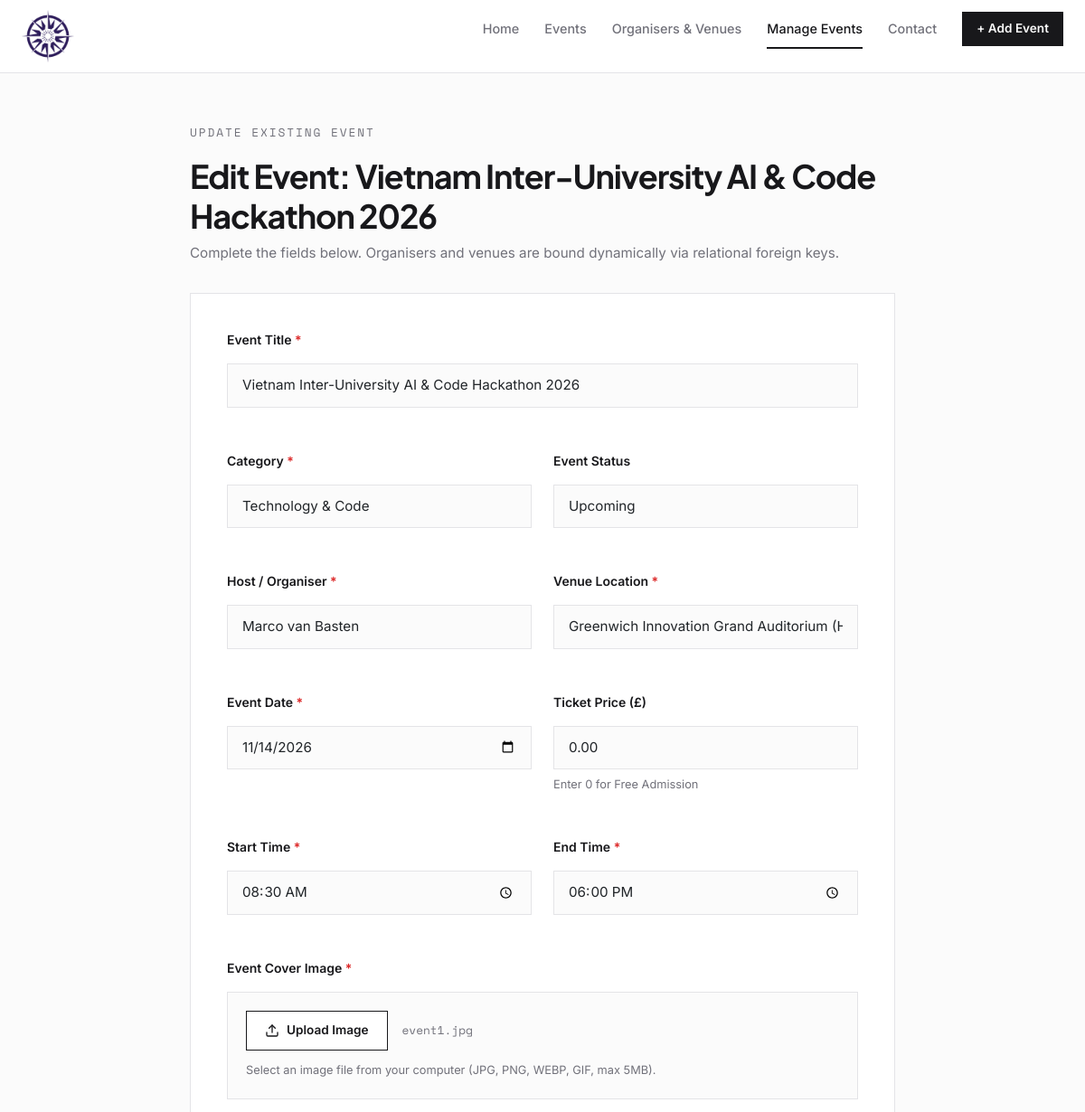
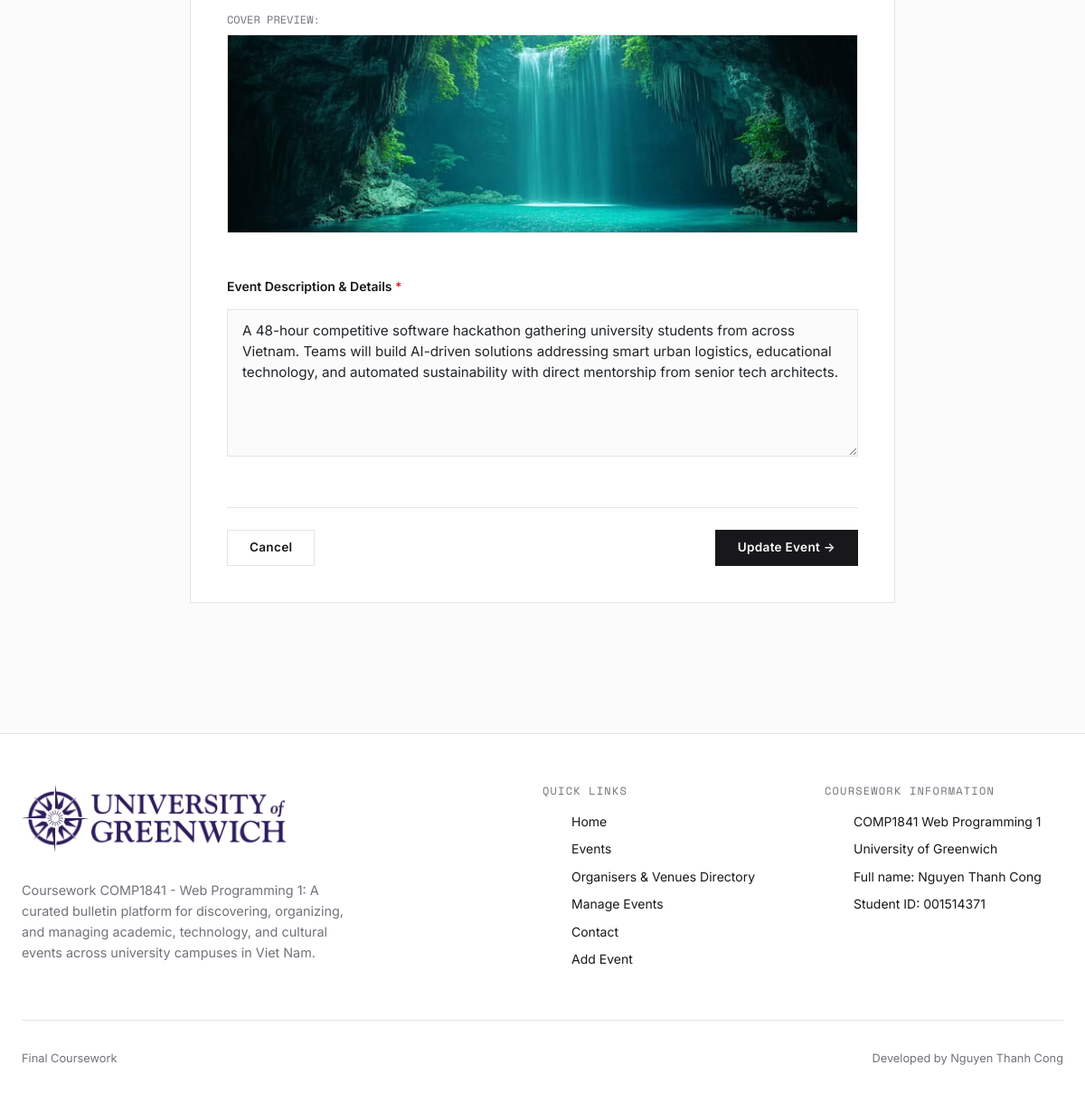
The page /editevent.php?id=1 on the database its author committed (2 pictures, top to bottom).
### tables this page shows
CREATE TABLE `events` (
  `id` INT AUTO_INCREMENT PRIMARY KEY,
  `title` VARCHAR(255) NOT NULL,
  `description` TEXT NOT NULL,
  `event_date` DATE NOT NULL,
  `start_time` TIME NOT NULL,
  `end_time` TIME NOT NULL,
  `venue_id` INT NOT NULL,
  `organiser_id` INT NOT NULL,
  `category` VARCHAR(100) NOT NULL,
  `image_url` VARCHAR(500) NOT NULL,
  `ticket_price` DECIMAL(10,2) NOT NULL DEFAULT 0.00,
  `status` VARCHAR(50) NOT NULL DEFAULT 'Upcoming',
  `created_at` DATETIME DEFAULT CURRENT_TIMESTAMP,
  `updated_at` DATETIME DEFAULT CURRENT_TIMESTAMP ON UPDATE CURRENT_TIMESTAMP,
  CONSTRAINT `fk_events_venue` FOREIGN KEY (`venue_id`) REFERENCES `venues` (`id`) ON DELETE RESTRICT ON UPDATE CASCADE,
  CONSTRAINT `fk_events_organiser` FOREIGN KEY (`organiser_id`) REFERENCES `organisers` (`id`) ON DELETE RESTRICT ON UPDATE CASCADE
);

CREATE TABLE `organisers` (
  `id` INT AUTO_INCREMENT PRIMARY KEY,
  `full_name` VARCHAR(150) NOT NULL,
  `email` VARCHAR(150) NOT NULL,
  `phone` VARCHAR(50) DEFAULT NULL,
  `website` VARCHAR(255) DEFAULT NULL,
  `bio` TEXT DEFAULT NULL,
  `logo_url` VARCHAR(500) DEFAULT NULL,
  `created_at` DATETIME DEFAULT CURRENT_TIMESTAMP
);

CREATE TABLE `venues` (
  `id` INT AUTO_INCREMENT PRIMARY KEY,
  `name` VARCHAR(150) NOT NULL,
  `address` VARCHAR(255) NOT NULL,
  `city` VARCHAR(100) NOT NULL,
  `capacity` INT NOT NULL DEFAULT 0,
  `contact_person` VARCHAR(100) DEFAULT NULL,
  `image_url` VARCHAR(500) DEFAULT NULL,
  `created_at` DATETIME DEFAULT CURRENT_TIMESTAMP
);

### editevent.php (called while the page is built, shortened)
<?php
try {
    include __DIR__ . '/includes/DatabaseConnection.php';
    include __DIR__ . '/includes/DatabaseFunctions.php';
    $id = isset($_GET['id']) ? (int)$_GET['id'] : (int)($_POST['id'] ?? 0);
    $existingEvent = findById($connection, 'events', 'id', $id);
    $errors = [];
    $isEdit = true;
    $organisers = findAll($connection, 'organisers', 'full_name ASC');
    $venues = findAll($connection, 'venues', 'name ASC');
    if ($_SERVER['REQUEST_METHOD'] === 'POST') {
        $uploadedImageUrl = handleImageUpload('image_file', '', $errors);
        $existingImage = trim($_POST['existing_image'] ?? $existingEvent['image_url']);
        $finalImageUrl = !empty($uploadedImageUrl) ? $uploadedImageUrl : $existingImage;
        $event = [
            'id' => $id,
            'title' => trim($_POST['title'] ?? ''),
            'description' => trim($_POST['description'] ?? ''),
            'event_date' => trim($_POST['event_date'] ?? ''),
            'start_time' => trim($_POST['start_time'] ?? ''),
            'end_time' => trim($_POST['end_time'] ?? ''),
            'venue_id' => (int)($_POST['venue_id'] ?? 0),
            'organiser_id' => (int)($_POST['organiser_id'] ?? 0),
            'category' => trim($_POST['category'] ?? ''),
            'image_url' => $finalImageUrl,
            'ticket_price' => (float)($_POST['ticket_price'] ?? 0.00),
            'status' => trim($_POST['status'] ?? 'Upcoming'),
        ];
        if (empty($event['title'])) {
            $errors[] = 'Event title cannot be empty.';
        }
        if (empty($event['description'])) {
            $errors[] = 'Event description is required.';
        }
        if (empty($event['event_date'])) {
            $errors[] = 'Please provide a valid event date.';
        }
        if (empty($event['start_time']) || empty($event['end_time'])) {
            $errors[] = 'Start time and end time are required.';
        }
        if ($event['start_time'] >= $event['end_time']) {
            $errors[] = 'End time must be after the start time.';
        }
        if ($event['venue_id'] <= 0) {
            $errors[] = 'Please select a valid venue.';
        }
        if ($event['organiser_id'] <= 0) {
            $errors[] = 'Please select a valid organiser.';
        }
        if (empty($event['category'])) {
            $errors[] = 'Category cannot be empty.';
        }
        if (empty($event['image_url'])) {
            $errors[] = 'Please provide an image for the event.';
        }
        if (empty($errors)) {
            update($connection, 'events', 'id', $event);
            $_SESSION['flash_message'] = [
                'type' => 'success',
                'text' => 'Event "' . $event['title'] . '" was successfully updated!'
            ];
            header('Location: manage.php');
            exit();
        }
    } else {
        $event = $existingEvent;
    }
    include __DIR__ . '/templates/event_form.html.php';
} catch (PDOException $e) {
    $title = 'An error has occurred';
    $output = '<div class="alert alert-error">Database error: ' . htmlspecialchars($e->getMessage(), ENT_QUOTES, 'UTF-8') . '</div>';
}
include __DIR__ . '/templates/layout.html.php';

### includes/DatabaseFunctions.php (called while the page is built, shortened)
<?php
function query($pdo, $sql, $parameters = []) {
    $stmt = $pdo->prepare($sql);
    $stmt->execute($parameters);
    return $stmt;
}
function findAll($pdo, $table, $orderBy = '') {
    $sql = "SELECT * FROM `{$table}`";
    if (!empty($orderBy)) {
        $sql .= " ORDER BY {$orderBy}";
    }
    $stmt = query($pdo, $sql);
    return $stmt->fetchAll();
}
function findById($pdo, $table, $primaryKey, $value) {
    $sql = "SELECT * FROM `{$table}` WHERE `{$primaryKey}` = :value LIMIT 1";
    $stmt = query($pdo, $sql, [':value' => $value]);
    return $stmt->fetch();
}
function e($str) {
    $normalized = str_replace('assests/', 'assets/', (string)$str);
    return htmlspecialchars($normalized, ENT_QUOTES, 'UTF-8');
}

### templates/event_form.html.php (the view, shortened to what this page needs)
<section style="padding: 3.5rem 0 5rem;">
  <div class="container">
    <div style="max-width: 780px; margin: 0 auto 2rem;">
      <span class="hero-lead-label"><?= $isEdit ? 'Update Existing Event' : 'Create New Event' ?></span>
      <h1 class="section-title" style="font-size: 2.25rem;">
        <?= $isEdit ? 'Edit Event: ' . e($event['title']) : 'Post a New Bulletin Event' ?>
      </h1>
      <p class="section-desc">
        Complete the fields below. Organisers and venues are bound dynamically via relational foreign keys.
      </p>
    </div>
    <div class="form-card">
      <form action="<?= $isEdit ? 'editevent.php?id=' . e($event['id']) : 'addevent.php' ?>" method="POST" enctype="multipart/form-data" id="eventForm" novalidate>
        <div class="form-grid">
          <div class="form-group col-full">
            <label for="title" class="form-label">
              Event Title <span class="required">*</span>
            </label>
            <input
              type="text"
              name="title"
              id="title"
              class="form-control"
              placeholder="e.g., Vietnam Inter-University AI & Code Hackathon"
              value="<?= e($event['title'] ?? '') ?>"
              required
            >
          </div>
          <div class="form-group">
            <label for="category" class="form-label">
              Category <span class="required">*</span>
            </label>
            <input
              type="text"
              name="category"
              id="category"
              class="form-control"
              placeholder="e.g., Technology & Code, Academic & Research, Live Music & Arts"
              value="<?= e($event['category'] ?? '') ?>"
              required
            >
          </div>
          <div class="form-group">
            <label for="status" class="form-label">Event Status</label>
            <select name="status" id="status" class="form-control">
              <?php
                $statusList = ['Upcoming', 'Ongoing', 'Completed', 'Cancelled'];
                $curStatus = $event['status'] ?? 'Upcoming';
                foreach ($statusList as $st):
              ?>
                <option value="<?= e($st) ?>" <?= $curStatus === $st ? 'selected' : '' ?>>
                  <?= e($st) ?>
                </option>
              <?php endforeach; ?>
            </select>
          </div>
          <div class="form-group">
            <label for="organiser_id" class="form-label">
              Host / Organiser <span class="required">*</span>
            </label>
            <select name="organiser_id" id="organiser_id" class="form-control" required>
              <?php foreach ($organisers as $org): ?>
                <option value="<?= e($org['id']) ?>" <?= (isset($event['organiser_id']) && (int)$event['organiser_id'] === (int)$org['id']) ? 'selected' : '' ?>>
                  <?= e($org['full_name'] ?? $org['name'] ?? '') ?>
                </option>
              <?php endforeach; ?>
            </select>
          </div>
          <div class="form-group">
            <label for="venue_id" class="form-label">
              Venue Location <span class="required">*</span>
            </label>
            <select name="venue_id" id="venue_id" class="form-control" required>
              <?php foreach ($venues as $ven): ?>
                <option value="<?= e($ven['id']) ?>" <?= (isset($event['venue_id']) && (int)$event['venue_id'] === (int)$ven['id']) ? 'selected' : '' ?>>
                  <?= e($ven['name']) ?> (<?= e($ven['city']) ?>)
                </option>
              <?php endforeach; ?>
            </select>
          </div>
          <div class="form-group">
            <label for="event_date" class="form-label">
              Event Date <span class="required">*</span>
            </label>
            <input
              type="date"
              name="event_date"
              id="event_date"
              class="form-control"
              value="<?= e($event['event_date'] ?? date('Y-m-d')) ?>"
              required
            >
          </div>
          <div class="form-group">
            <label for="ticket_price" class="form-label">
              Ticket Price (£)
            </label>
            <input
              type="number"
              name="ticket_price"
              id="ticket_price"
              class="form-control"
              step="0.01"
              min="0"
              placeholder="0.00 for Free Admission"
              value="<?= e($event['ticket_price'] ?? '0.00') ?>"
            >
            <span class="form-helper">Enter 0 for Free Admission</span>
          </div>
          <div class="form-group">
            <label for="start_time" class="form-label">
              Start Time <span class="required">*</span>
            </label>
            <input
              type="time"
              name="start_time"
              id="start_time"
              class="form-control"
              value="<?= e($event['start_time'] ?? '10:00') ?>"
              required
            >
          </div>
          <div class="form-group">
            <label for="end_time" class="form-label">
              End Time <span class="required">*</span>
            </label>
            <input
              type="time"
              name="end_time"
              id="end_time"
              class="form-control"
              value="<?= e($event['end_time'] ?? '17:00') ?>"
              required
            >
          </div>
          <div class="form-group col-full">
            <label class="form-label">
              Event Cover Image <span class="required">*</span>
            </label>
            <div class="upload-wrapper">
              <div class="upload-actions">
                <label for="image_file" class="btn-upload-trigger" id="uploadBtnLabel">
                  <svg viewBox="0 0 24 24" fill="none" stroke="currentColor" stroke-width="2" stroke-linecap="round" stroke-linejoin="round">
                    <path d="M21 15v4a2 2 0 0 1-2 2H5a2 2 0 0 1-2-2v-4"></path>
                    <polyline points="17 8 12 3 7 8"></polyline>
                    <line x1="12" y1="3" x2="12" y2="15"></line>
                  </svg>
                  <span>Upload Image</span>
                </label>
                <span id="fileNameBadge" class="file-name-badge">
                  <?= !empty($event['image_url']) ? basename($event['image_url']) : 'No file chosen' ?>
                </span>
              </div>
              <span class="form-helper">Select an image file from your computer (JPG, PNG, WEBP, GIF, max 5MB).</span>
            </div>
            <div style="margin-top: 1.25rem;">
              <span style="font-size: 0.75rem; text-transform: uppercase; color: var(--text-muted); display: block; margin-bottom: 0.4rem; font-family: var(--font-mono);">
                Cover Preview:
              </span>
              <div class="preview-box" id="imagePreviewBox">
                <img
                  id="imagePreview"
                  src="<?= e($event['image_url'] ?? '') ?>"
                  alt="Event Cover Preview"
                  class="preview-image"
                  style="<?= !empty($event['image_url']) ? 'display: block;' : 'display: none;' ?>"
                >
              </div>
            </div>
          </div>
          <div class="form-group col-full">
            <label for="description" class="form-label">
              Event Description &amp; Details <span class="required">*</span>
            </label>
            <textarea
              name="description"
              id="description"
              class="form-control"
              rows="6"
              placeholder="Provide a comprehensive synopsis of the event, scheduled speakers, and audience expectations..."
              required
            ><?= e($event['description'] ?? '') ?></textarea>
          </div>
        </div>
        <div style="margin-top: 2rem; padding-top: 1.5rem; border-top: 1px solid var(--border-light); display: flex; align-items: center; justify-content: space-between; gap: 1rem;">
          <a href="manage.php" class="btn btn-outline">
            Cancel
          </a>
          <button type="submit" class="btn btn-primary">
            <?= $isEdit ? 'Update Event &rarr;' : 'Save & Publish Event &rarr;' ?>
          </button>
        </div>
      </form>
    </div>
  </div>
</section>

### rows shown on the page
events: title "Vietnam Inter-University AI & Code Hackathon 2026", category "Technology & Code", organiser_id "Marco van Basten", venue_id "Greenwich Innovation Grand Auditorium (Ho Chi Minh City)", event_date "11/14/2026", ticket_price "0.00", start_time "08:30:00", end_time "18:00:00", image_url "event1.jpg", image_url (picture), description "A 48-hour competitive software hackathon gathering university students from across Vietnam. Teams will build AI-driven solutions addressing smart urban logistics, educational technology, and automated sustainability with direct mentorship from senior tech architects."

### other values the page prints
form field status "Upcoming"
